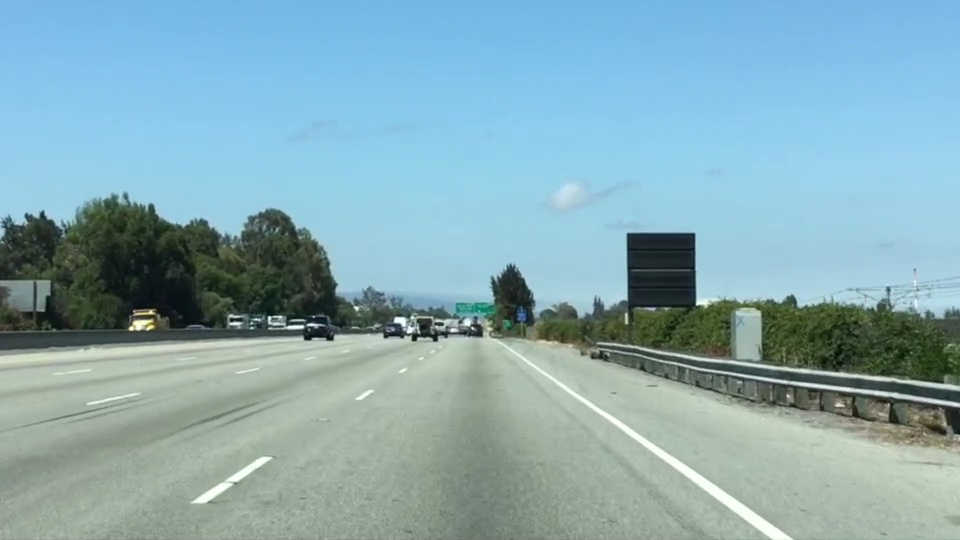
#> input picture Intro_nanodegree_self_driving_car/test.jpg, 960 x 540 px, found by its file name
$ jupyter execute Computer_Vision_Fundamentals.ipynb
#> lines starting #> are read from the running program, lines starting #| are printed output that depends on the picture; after the words box and inside, x2 and y2 are one past the last pixel; in counts of white or black regions, pixels touching at a corner belong together
<a href="https://colab.research.google.com/github/juan-ivan-NV/My-learnings/blob/main/Computer_Vision_Fundamentals.ipynb" target="_parent"></a>

## Coding up a Color Selection

[cell 1]
import matplotlib.pyplot as plt
import matplotlib.image as mpimg
import numpy as np

[cell 2]
# Read in the image and print out some stats
image = mpimg.imread('test.jpg')
#> image is the input picture: shape (540, 960, 3); mean R, G, B 135.5, 171.1, 179.2
print('This image is: ',type(image),
         'with dimensions:', image.shape)
#| This image is:  <class 'numpy.ndarray'> with dimensions: (540, 960, 3)

# Grab the x and y size and make a copy of the image
ysize = image.shape[0]
#> ysize = 540
xsize = image.shape[1]
#> xsize = 960
# Note: always make a copy rather than simply using "="
color_select = np.copy(image)

[cell 3]
# Define our color selection criteria
# Note: if you run this code, you'll find these are not sensible values!!
# But you'll get a chance to play with them soon in a quiz
red_threshold = 200
green_threshold = 0
blue_threshold = 100
rgb_threshold = [red_threshold, green_threshold, blue_threshold]

[cell 4]
# Identify pixels below the threshold
thresholds = (image[:,:,0] < rgb_threshold[0]) \
            | (image[:,:,1] < rgb_threshold[1]) \
            | (image[:,:,2] < rgb_threshold[2])
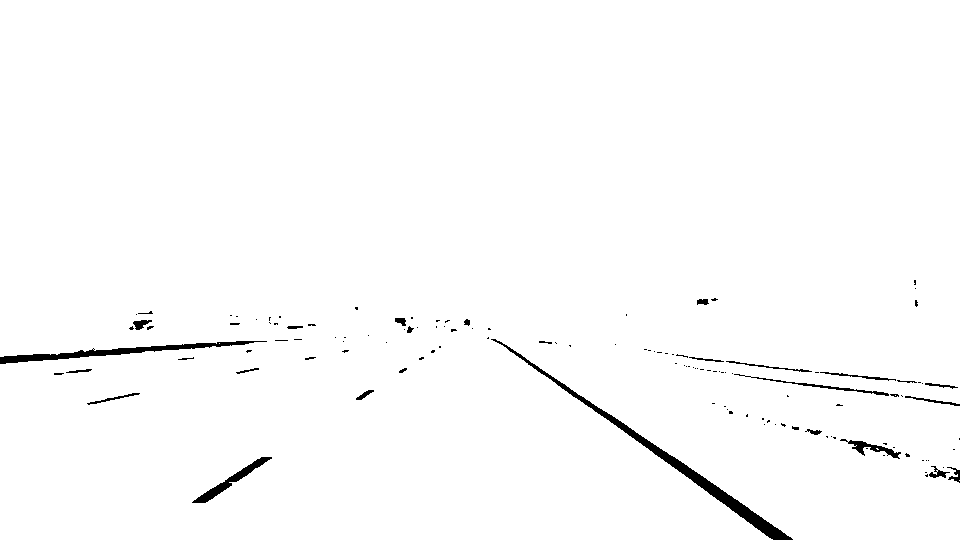
#> thresholds: shape (540, 960) bool; 98.6% white; 129 black regions (99 under 20 px), largest, box (x1, y1, x2, y2) and area: (491, 339, 793, 540) 2509, (0, 341, 267, 364) 1367, (192, 457, 272, 503) 627
color_select[thresholds] = [0,0,0]

# Display the image
plt.imshow(color_select)
plt.show()

## Coding up a Region of Interest Mask

[cell 5]
import matplotlib.pyplot as plt
import matplotlib.image as mpimg
import numpy as np

# Read in the image and print some stats
image = mpimg.imread('test.jpg')
print('This image is: ', type(image),
         'with dimensions:', image.shape)
#| This image is:  <class 'numpy.ndarray'> with dimensions: (540, 960, 3)

# Pull out the x and y sizes and make a copy of the image
ysize = image.shape[0]
xsize = image.shape[1]
region_select = np.copy(image)

# Define a triangle region of interest
# Keep in mind the origin (x=0, y=0) is in the upper left in image processing
# Note: if you run this code, you'll find these are not sensible values!!
# But you'll get a chance to play with them soon in a quiz
left_bottom = [0, 540]
right_bottom = [950, 540]
apex = [500, 320]

# Fit lines (y=Ax+B) to identify the  3 sided region of interest
# np.polyfit() returns the coefficients [A, B] of the fit
fit_left = np.polyfit((left_bottom[0], apex[0]), (left_bottom[1], apex[1]), 1)
fit_right = np.polyfit((right_bottom[0], apex[0]), (right_bottom[1], apex[1]), 1)
fit_bottom = np.polyfit((left_bottom[0], right_bottom[0]), (left_bottom[1], right_bottom[1]), 1)

# Find the region inside the lines
XX, YY = np.meshgrid(np.arange(0, xsize), np.arange(0, ysize))
region_thresholds = (YY > (XX*fit_left[0] + fit_left[1])) & \
                    (YY > (XX*fit_right[0] + fit_right[1])) & \
                    (YY < (XX*fit_bottom[0] + fit_bottom[1]))

# Color pixels red which are inside the region of interest
region_select[region_thresholds] = [255, 0, 0]
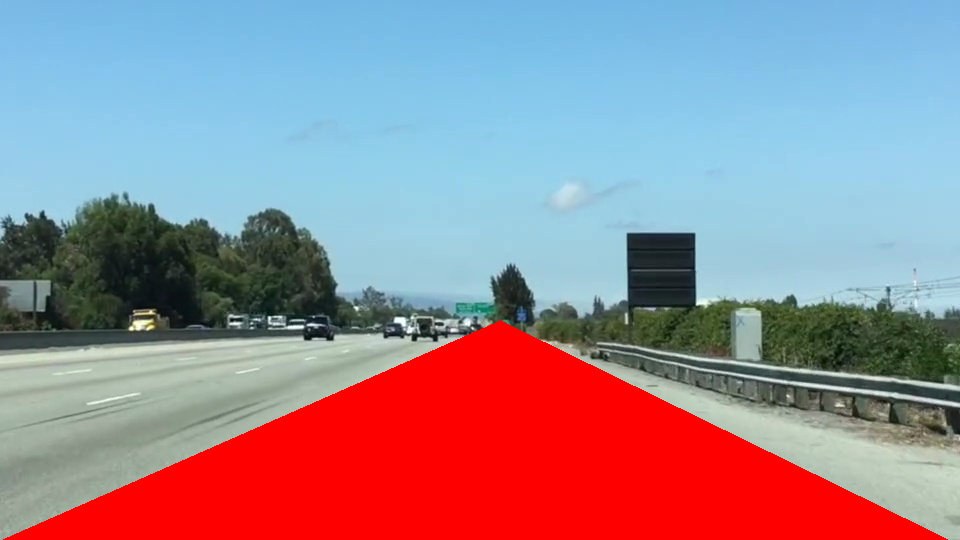
#> region_select: shape (540, 960, 3); mean R, G, B 154.6, 136, 147.1

# Display the image
plt.imshow(region_select)

# uncomment if plot does not display
plt.show()

## Combining Color and Region Selections

[cell 6]
import matplotlib.pyplot as plt
import matplotlib.image as mpimg
import numpy as np

# Read in the image
image = mpimg.imread('test.jpg')

# Grab the x and y sizes and make two copies of the image
# With one copy we'll extract only the pixels that meet our selection,
# then we'll paint those pixels red in the original image to see our selection
# overlaid on the original.
ysize = image.shape[0]
xsize = image.shape[1]
color_select= np.copy(image)
line_image = np.copy(image)

# Define our color criteria
red_threshold = 200
green_threshold = 0
blue_threshold = 100
rgb_threshold = [red_threshold, green_threshold, blue_threshold]

# Define a triangle region of interest (Note: if you run this code,
# Keep in mind the origin (x=0, y=0) is in the upper left in image processing
# you'll find these are not sensible values!!
# But you'll get a chance to play with them soon in a quiz ;)
left_bottom = [0, 540]
right_bottom = [950, 540]
apex = [500, 320]

fit_left = np.polyfit((left_bottom[0], apex[0]), (left_bottom[1], apex[1]), 1)
fit_right = np.polyfit((right_bottom[0], apex[0]), (right_bottom[1], apex[1]), 1)
fit_bottom = np.polyfit((left_bottom[0], right_bottom[0]), (left_bottom[1], right_bottom[1]), 1)

# Mask pixels below the threshold
color_thresholds = (image[:,:,0] < rgb_threshold[0]) | \
                    (image[:,:,1] < rgb_threshold[1]) | \
                    (image[:,:,2] < rgb_threshold[2])

# Find the region inside the lines
XX, YY = np.meshgrid(np.arange(0, xsize), np.arange(0, ysize))
region_thresholds = (YY > (XX*fit_left[0] + fit_left[1])) & \
                    (YY > (XX*fit_right[0] + fit_right[1])) & \
                    (YY < (XX*fit_bottom[0] + fit_bottom[1]))
# Mask color selection
color_select[color_thresholds] = [0,0,0]
# Find where image is both colored right and in the region
line_image[~color_thresholds & region_thresholds] = [255,0,0]
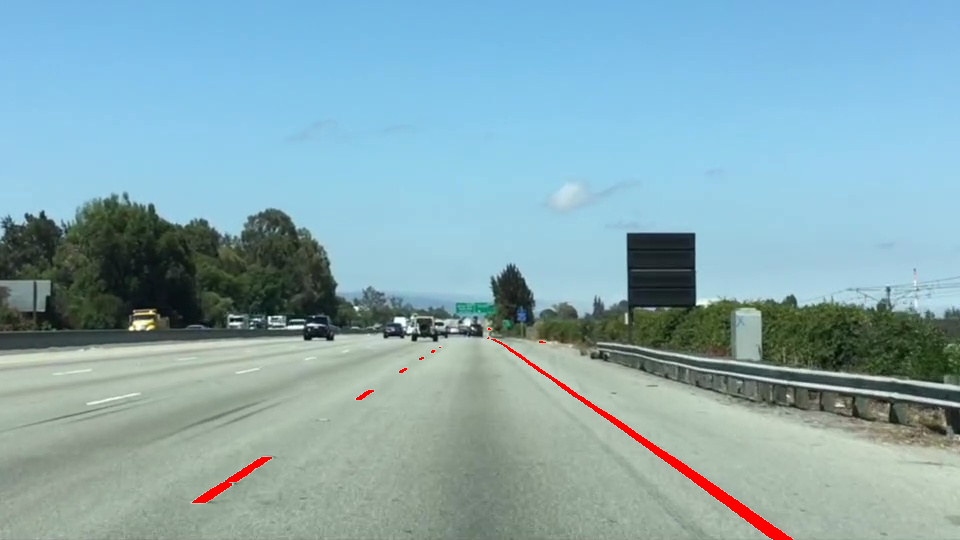
#> line_image: shape (540, 960, 3); 0.63% of pixels changed, all inside (x1, y1, x2, y2) = (192, 328, 793, 540)

# Display our two output images
plt.imshow(color_select)
plt.imshow(line_image)

# uncomment if plot does not display
# plt.show()

## Canny to Detect Lane Lines

[cell 7]
import matplotlib.pyplot as plt
import matplotlib.image as mpimg
image = mpimg.imread('exit-ramp.jpg')
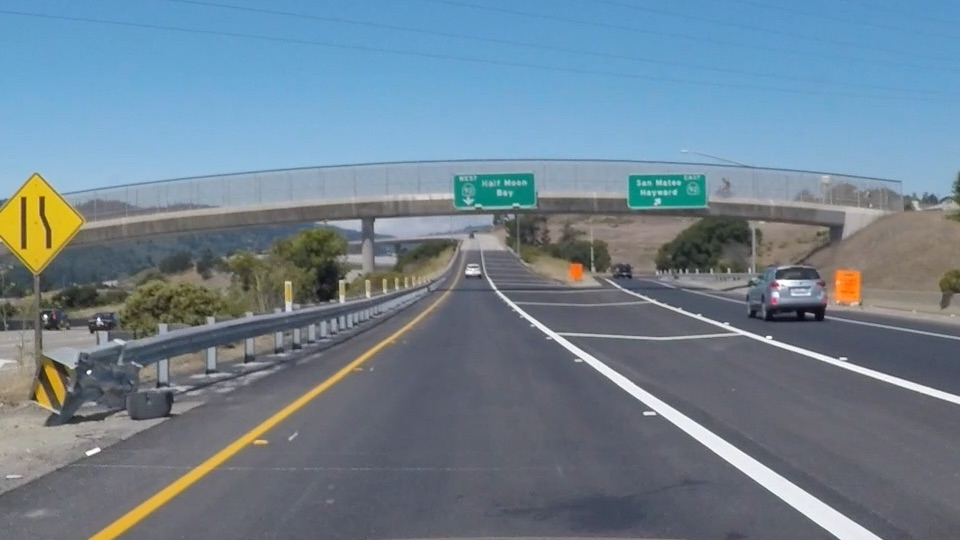
#> input picture Intro_nanodegree_self_driving_car/exit-ramp.jpg, 960 x 540 px, found by its file name
#> image is the input picture: shape (540, 960, 3); mean R, G, B 111.3, 130.2, 144.4
plt.imshow(image)

[cell 8]
import cv2  #bringing in OpenCV libraries
gray = cv2.cvtColor(image, cv2.COLOR_RGB2GRAY) #grayscale conversion
plt.imshow(gray, cmap='gray')

[cell 9]
#doing all the relevant imports
import matplotlib.pyplot as plt
import matplotlib.image as mpimg
import numpy as np
import cv2

# Read in the image and convert to grayscale
image = mpimg.imread('exit-ramp.jpg')
gray = cv2.cvtColor(image, cv2.COLOR_RGB2GRAY)

# Define a kernel size for Gaussian smoothing / blurring
# Note: this step is optional as cv2.Canny() applies a 5x5 Gaussian internally
kernel_size = 3
blur_gray = cv2.GaussianBlur(gray,(kernel_size, kernel_size), 0)

# Define parameters for Canny and run it
# NOTE: if you try running this code you might want to change these!
low_threshold = 1
high_threshold = 10
edges = cv2.Canny(blur_gray, low_threshold, high_threshold)
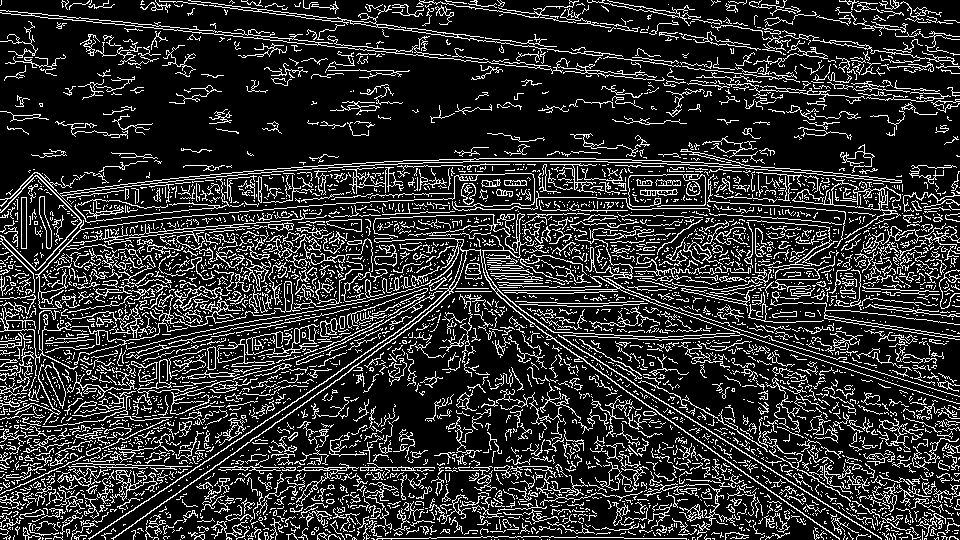
#> edges: shape (540, 960); 18.5% white in thin lines or dots

# Display the image
plt.imshow(edges, cmap='Greys_r')

[cell 10]
# Read in the image and convert to grayscale
# Note: in the previous example we were reading a .jpg
# Here we read a .png and convert to 0,255 bytescale
image = mpimg.imread('exit-ramp.jpg')
gray = cv2.cvtColor(image,cv2.COLOR_RGB2GRAY)

# Define a kernel size for Gaussian smoothing / blurring
kernel_size = 13 # Must be an odd number (3, 5, 7...)
blur_gray = cv2.GaussianBlur(gray,(kernel_size, kernel_size),0)
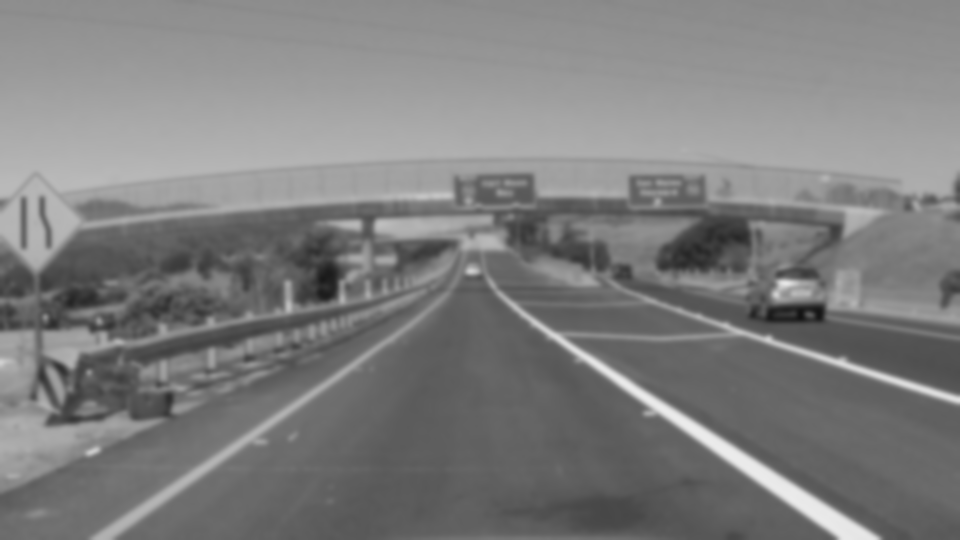
#> blur_gray: shape (540, 960); min 19, max 236, mean 126.2

# Define our parameters for Canny and run it
low_threshold = 15
high_threshold = 50
edges = cv2.Canny(blur_gray, low_threshold, high_threshold)
#> edges: shape (540, 960); 3.6% white in thin lines or dots, all inside (x1, y1, x2, y2) = (0, 156, 960, 540)

# Display the image
plt.imshow(edges, cmap='Greys_r')

## 15.- Hugh Transform to Find Lane Lines

[cell 11]
# Do relevant imports
import matplotlib.pyplot as plt
import matplotlib.image as mpimg
import numpy as np
import cv2

# Read in and grayscale the image
image = mpimg.imread('exit-ramp.jpg')
gray = cv2.cvtColor(image,cv2.COLOR_RGB2GRAY)

# Define a kernel size and apply Gaussian smoothing
kernel_size = 5
blur_gray = cv2.GaussianBlur(gray,(kernel_size, kernel_size),0)

# Define our parameters for Canny and apply
low_threshold = 50
high_threshold = 150
masked_edges = cv2.Canny(blur_gray, low_threshold, high_threshold)
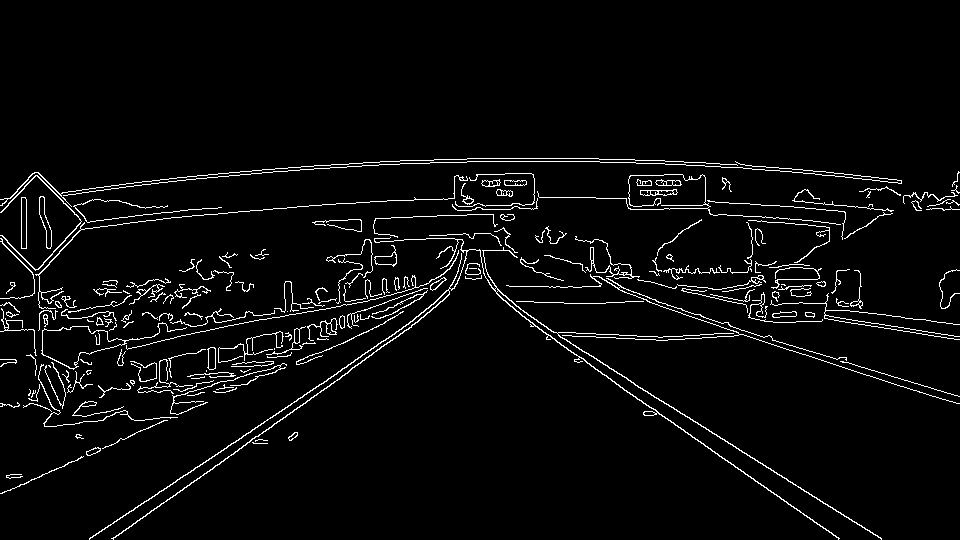
#> masked_edges: shape (540, 960); 3.8% white in thin lines or dots, all inside (x1, y1, x2, y2) = (0, 158, 960, 540)

# Define the Hough transform parameters
# Make a blank the same size as our image to draw on
rho = 1
theta = np.pi/180
threshold = 1
min_line_length = 10
max_line_gap = 1
line_image = np.copy(image)*0 #creating a blank to draw lines on
#> line_image: shape (540, 960, 3); every value is 0

# Run Hough on edge detected image
lines = cv2.HoughLinesP(masked_edges, rho, theta, threshold, np.array([]),
                            min_line_length, max_line_gap)
#> lines = 211 rows, first 6: [375, 256, 389, 256], [394, 305, 418, 294], [729, 203, 749, 203], [359, 311, 376, 305], [704, 445, 714, 451], [834, 317, 845, 318]

# Iterate over the output "lines" and draw lines on the blank
for line in lines:
    for x1,y1,x2,y2 in line:
        cv2.line(line_image,(x1,y1),(x2,y2),(255,0,0),10)
#> this loop made 211 passes
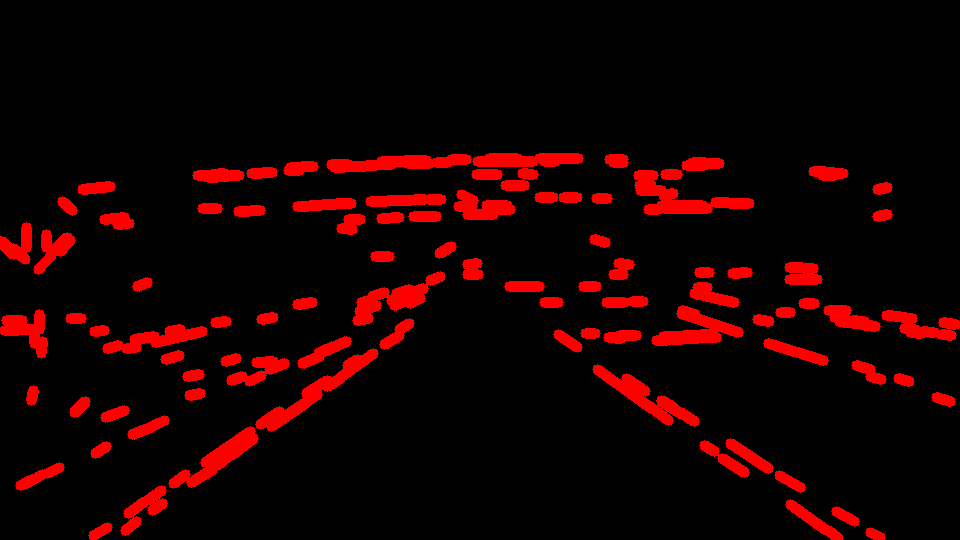
#> line_image: shape (540, 960, 3); mean R, G, B 23.7, 0, 0

# Create a "color" binary image to combine with line image
color_edges = np.dstack((masked_edges, masked_edges, masked_edges))

# Draw the lines on the edge image
combo = cv2.addWeighted(color_edges, 0.8, line_image, 1, 0)
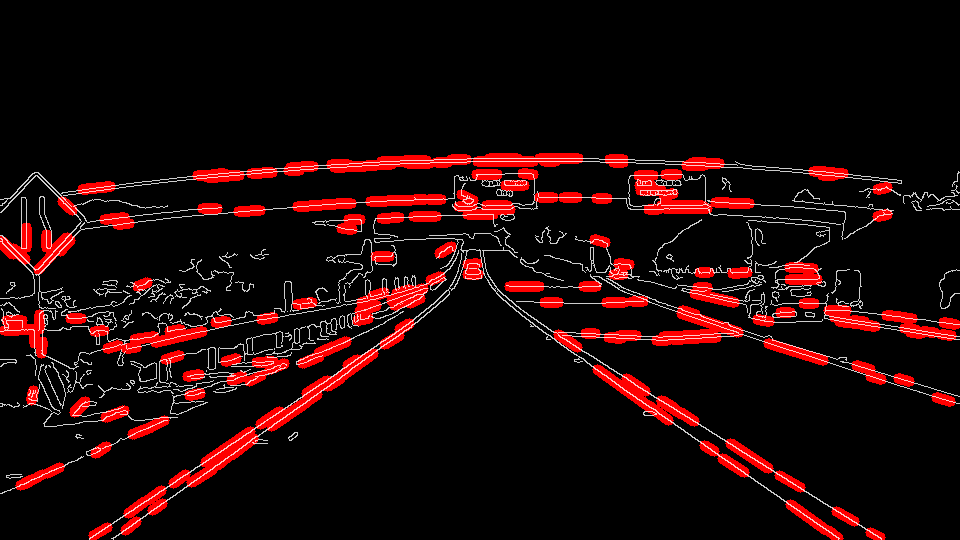
#> combo: shape (540, 960, 3); mean of channels 0, 1, 2 28.5, 7.8, 7.8; drawn as R, G, B
plt.imshow(combo)
